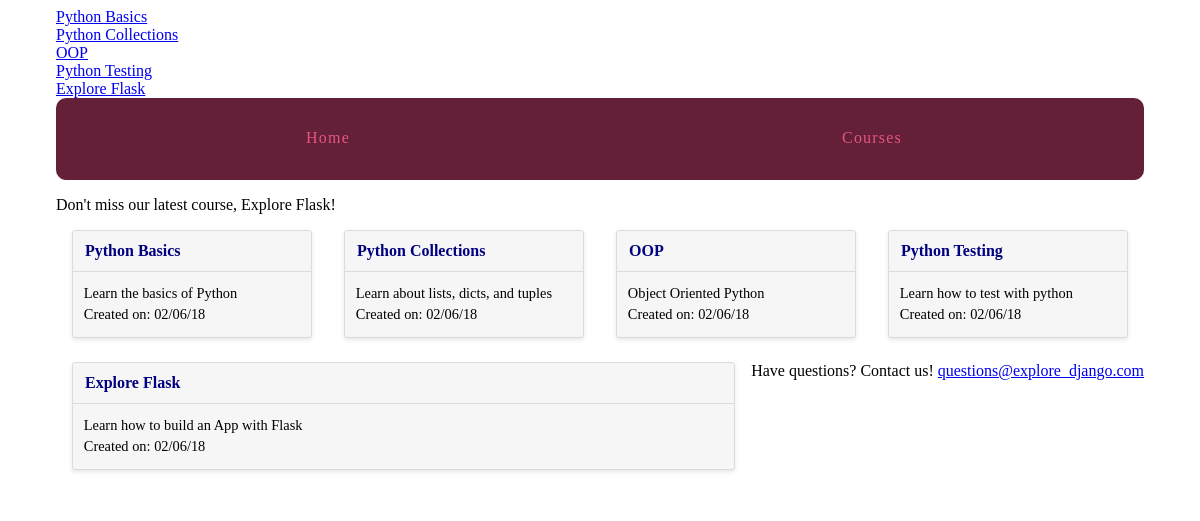
The app's page /courses/, older data.
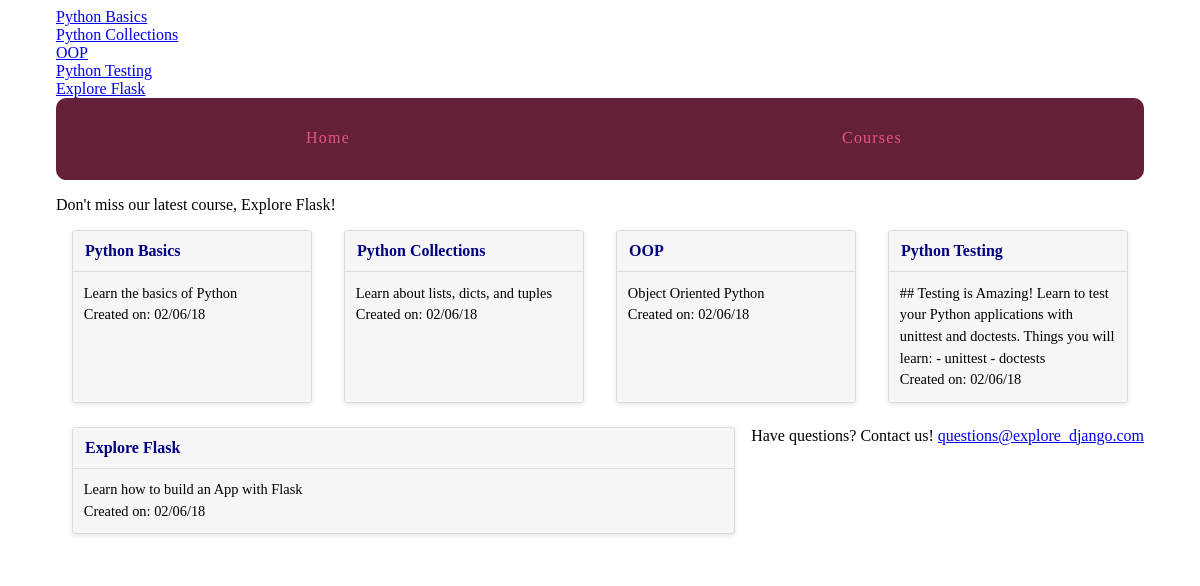
The same page, newer data.
### courses/models.py (models this page shows)
class Course(models.Model):
    created_at = models.DateTimeField(auto_now_add=True)
    title = models.CharField(max_length=255)
    description = models.TextField()
    def __str__(self):
        return self.title

### courses/views.py (the view)
def course_list(request):
    courses = Course.objects.all()
    email = "questions@explore_django.com"
    return render(request, 'courses/course_list.html', {'courses': courses, 'email': email})

### courses/templatetags/course_extras.py (called while the page is built)
@register.simple_tag
def newest_course():
    return Course.objects.latest('created_at')

@register.inclusion_tag('courses/course_nav.html')
def nav_courses_list():
    courses = Course.objects.all()
    return {'courses': courses}

### courses/templates/courses/course_list.html (shortened to what this page needs)
{% extends 'layout.html' %}
{% load static from staticfiles %}
{% block static %}<link rel="stylesheet" href="{% static 'courses/css/courses.css' %}">{% endblock %}
{% block content %}
<div class="cards">
    {% for course in courses %}
    <div class="card">
        <header><a href="{% url 'courses:detail' pk=course.pk %}">{{ course.title }}</a> </header>
            <div class="card-copy">
                {% if course.desccription|wordcount <= 5 %}
                    {{ course.description }}
                 {% else %}
                    {{ course.description|truncatewords:5 }}
                    <a href="{%  url 'courses:detail' pk=course.pk %}">Read more</a>
                {% endif %}
                <div>Created on: {{ course.created_at|date:"d/m/y" }}</div>
            </div>
    </div>
    {% endfor %}
    <div>Have questions? Contact us! {{ email|urlize }}</div>
</div>
{% endblock %}}

### courses/templates/courses/course_nav.html
{% for course in courses %}
<div><a href="{% url 'courses:detail' pk=course.pk %}">{{ course.title }}</a></div>
{% endfor %}

Row changes from the older to the newer data that the page shows:
changed Course "Python Testing": description "Learn how to test with python" → "## Testing is Amazing! Learn to test your Python applications with unittest and doctests. Things you will learn: - unittest - doctests"
